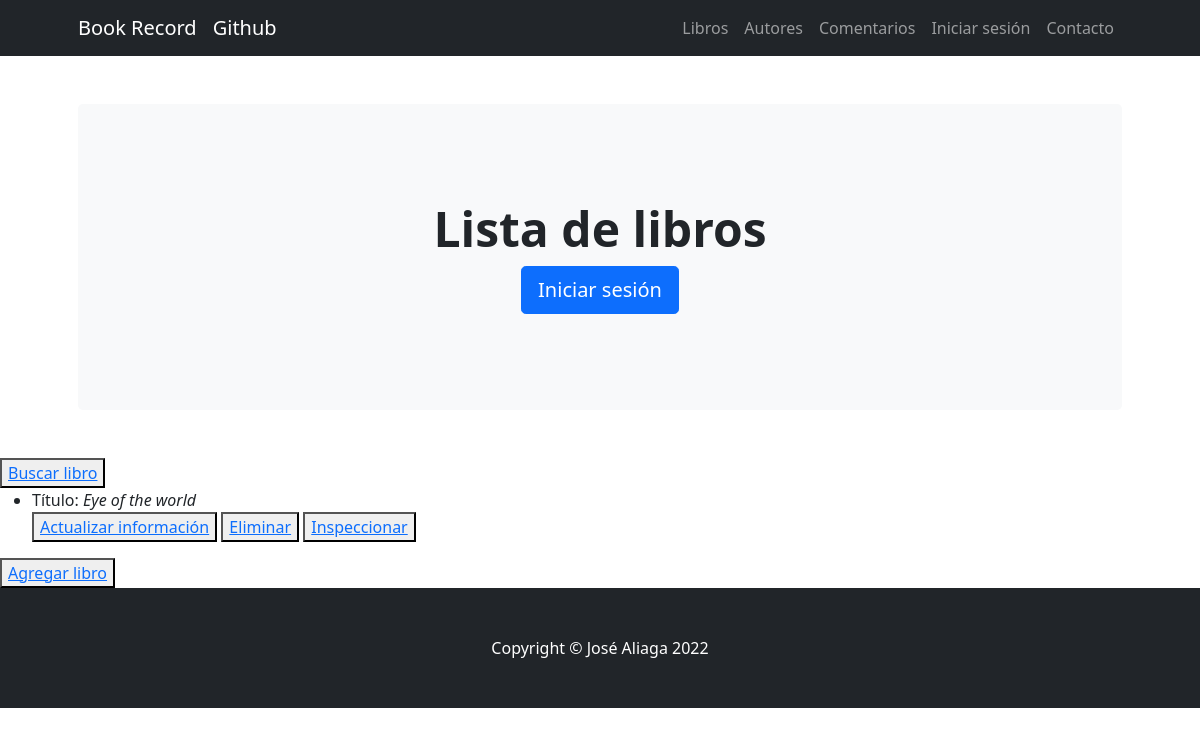
Before: /book/list/ with the older database file.
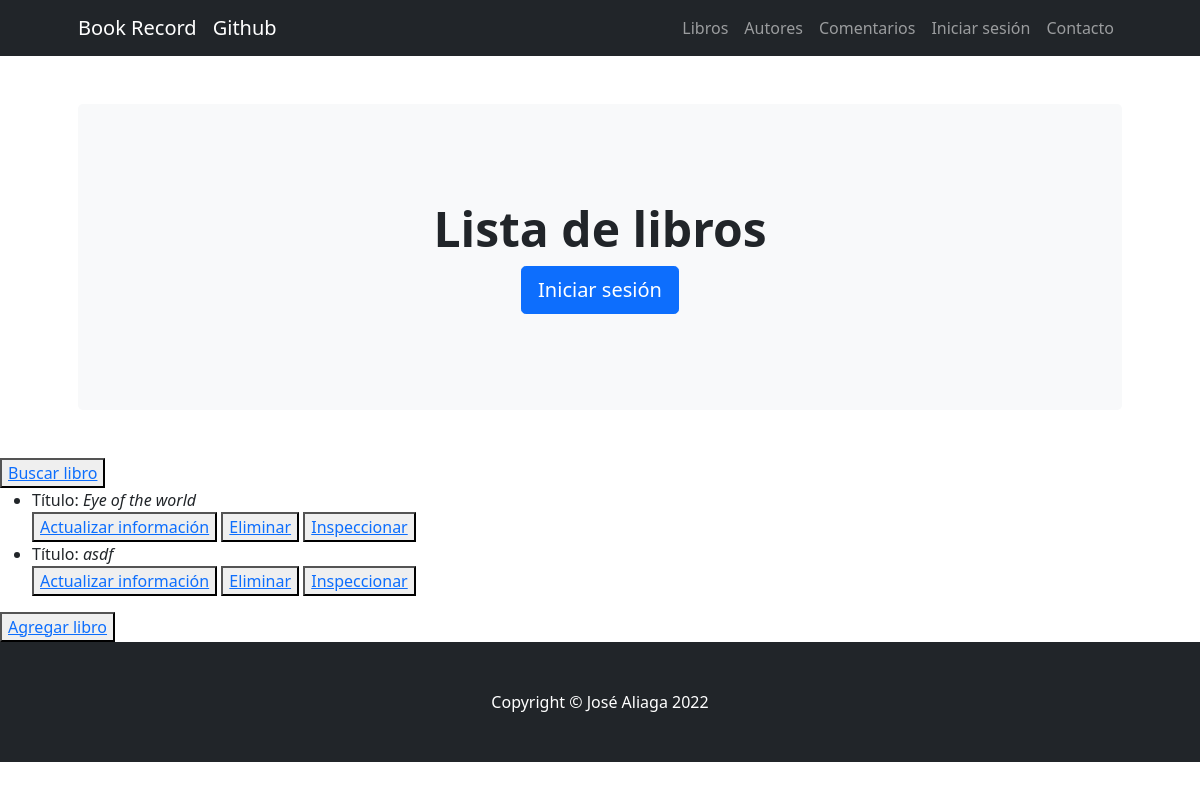
After: the same page with the newer database file.
### BookRecord/models.py (models this page shows, shortened)
class Book(models.Model):
    title = models.CharField(max_length=40)
    description = models.CharField(max_length=400)
    author = models.CharField(max_length=40)
    date = models.DateField(max_length=40)
    pages = models.IntegerField()
    rating = models.IntegerField()
    comments = models.CharField(max_length=40)
    genre = models.CharField(max_length=40)

### BookRecord/views.py (the view)
# urls.py: path('book/list/', views.View_books.as_view(), name='list_books'),
class View_books(ListView):
    model = Book
    template_name = 'BookRecord/book_list.html'

### BookRecord/template/BookRecord/book_list.html
{% extends "BookRecord/template.html" %}
{% load static %}
{% block changing_content  %}
<header class="py-5">
    <div class="container px-lg-5">
        <div class="p-4 p-lg-5 bg-light rounded-3 text-center">
            <div class="m-4 m-lg-5">
              <h1 class="display-5 fw-bold">Lista de libros</h1>
                {% if not request.user.is_authenticated %}
                  <a class="btn btn-primary btn-lg" href="{% url 'login' %}">Iniciar sesión</a>
                {% endif %}
            </div>
        </div>
    </div>
</header>
  <button><a href="{% url 'search_book' %}">Buscar libro</a></button>
  <ul>
    {% for i in object_list %}
    <li>
      Título: <i>{{i.title}}</i>
      <div>
        <button><a href="{% url 'update_book' i.id %}">Actualizar información</a></button>
        <button><a href="{% url 'delete_book' i.id %}">Eliminar</a></button>
        <button><a href="{% url 'detail_book' i.id %}">Inspeccionar</a></button>
      </div>
    </li>
    {% endfor %}
  </ul>
  <button><a href="{% url 'create_book' %}">Agregar libro</a></button>
{% endblock %}

Changed rows visible on the page:
added Book: title "asdf"
